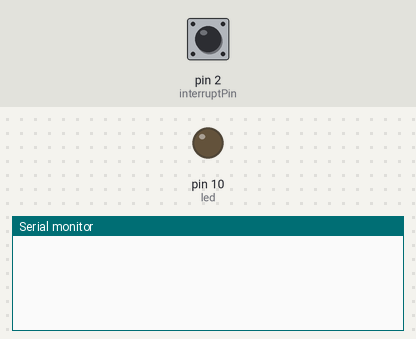
The sketch below on a simulated Arduino Uno, built with avr-gcc and run on an emulated ATmega328P. Parts: output pins drawn as LEDs (lit = HIGH), the last lines printed to the serial monitor. The test bench sets the inputs (shaded band); at power-on: pin 2 (interruptPin) HIGH.

Above: at 1.2 s.
1.3 s: pin 2 (interruptPin) pulled LOW for 0.15 s
At 2.5 s:
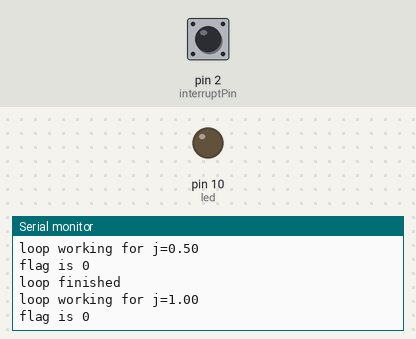
4.3 s: pin 2 (interruptPin) pulled LOW for 1 s
At 4.62 s:
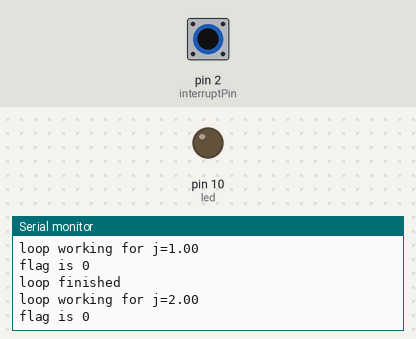
At 6.5 s:
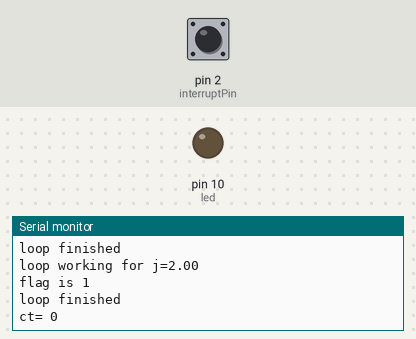
Timing chart, 0 to 8.0 s (numbered marks = the images above; inputs shaded):
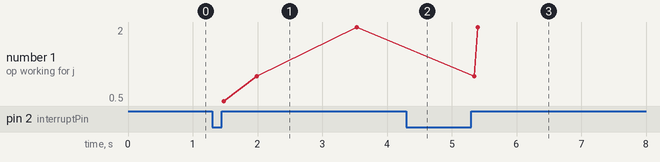

Measured:
- after the input at 1.3 s, the serial monitor: prints a new line after 0.15 s (image 1)
- after the input at 4.3 s, pin 10 (led): stays LOW (without the input it goes to HIGH after 1.0 s)

The sketch:

maheep2_debounce.ino
```cpp
const byte led = 10;
const byte interruptPin = 2;
//const int steps=100;
volatile float j=0.5;
volatile int ct=0,flag=-1;
volatile int i=0,k=0;
volatile long int times=0;
//void ISR_func();

void setup() {
   pinMode(led, OUTPUT);
   pinMode(interruptPin, INPUT_PULLUP);
   attachInterrupt(digitalPinToInterrupt(interruptPin), ISR_func, RISING);
   Serial.begin(9600);
}

void loop() {
   if(ct==1)
   {

    while(j<=2){
      { Serial.print("loop working for j="); Serial.println(j);
        i=0;k=0;
        Serial.print("flag is "); Serial.println(flag);
        if((flag)&&(j==0.5)){
          times=millis();
          while(millis()<times+2000){};
          flag=0;
        }
        while((i<510)&&(flag==0)){
        analogWrite(led,k); delay(3.921*j);  //0<k<255
        if(i<255)
        {
           k++;
           i++;
        }
        if(i>=255)
        {
            k--;
            i++;
        }
        }
      digitalWrite(led,LOW);
      j*=2;
      }
    Serial.println("loop finished");
   }ct=0;Serial.print("ct= ");Serial.println(ct);
}}

void ISR_func() {
  Serial.print("ISR implemented    and ct=");Serial.println(ct);
   ct=1;
   j=0.5;
   i=0;
   k=0;
   if(flag==-1) flag=0;
   else flag=1;
   }
```
